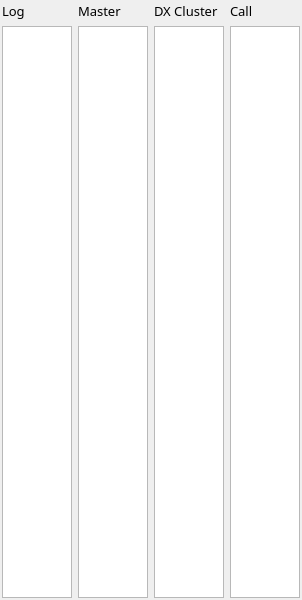
<?xml version="1.0" encoding="UTF-8"?>
<ui version="4.0">
 <class>CheckWindow</class>
 <widget class="QWidget" name="CheckWindow">
  <property name="geometry">
   <rect>
    <x>0</x>
    <y>0</y>
    <width>200</width>
    <height>600</height>
   </rect>
  </property>
  <property name="font">
   <font>
    <family>JetBrains Mono</family>
    <pointsize>12</pointsize>
   </font>
  </property>
  <property name="windowTitle">
   <string>Check Partial</string>
  </property>
   <layout class="QGridLayout" name="gridLayout">
    <property name="bottomMargin"><number>2</number></property>
    <property name="topMargin"><number>2</number></property>
    <property name="leftMargin"><number>2</number></property>
    <property name="rightMargin"><number>2</number></property>
    <item row="1" column="1">
     <widget class="QListWidget" name="masterList"/>
    </item>
    <item row="1" column="3">
     <widget class="QListWidget" name="callhistoryList"/>
    </item>
    <item row="1" column="2">
     <widget class="QListWidget" name="telnetList"/>
    </item>
    <item row="1" column="0">
     <widget class="QListWidget" name="logList"/>
    </item>
    <item row="0" column="0">
     <widget class="QLabel" name="logListLabel">
      <property name="font">
       <font>
        <family>JetBrains Mono</family>
        <pointsize>10</pointsize>
       </font>
      </property>
      <property name="text">
       <string>Log</string>
      </property>
     </widget>
    </item>
    <item row="0" column="1">
     <widget class="QLabel" name="masterListLabel">
      <property name="font">
       <font>
        <family>JetBrains Mono</family>
        <pointsize>10</pointsize>
       </font>
      </property>
      <property name="text">
       <string>Master</string>
      </property>
     </widget>
    </item>
    <item row="0" column="2">
     <widget class="QLabel" name="telnetListLabel">
      <property name="font">
       <font>
        <family>JetBrains Mono</family>
        <pointsize>10</pointsize>
       </font>
      </property>
      <property name="text">
       <string>DX Cluster</string>
      </property>
     </widget>
    </item>
    <item row="0" column="3">
     <widget class="QLabel" name="callhistoryListLabel">
      <property name="font">
       <font>
        <family>JetBrains Mono</family>
        <pointsize>10</pointsize>
       </font>
      </property>
      <property name="text">
       <string>Call</string>
      </property>
     </widget>
    </item>
   </layout>
  </widget>

 <resources/>
 <connections/>
</ui>
